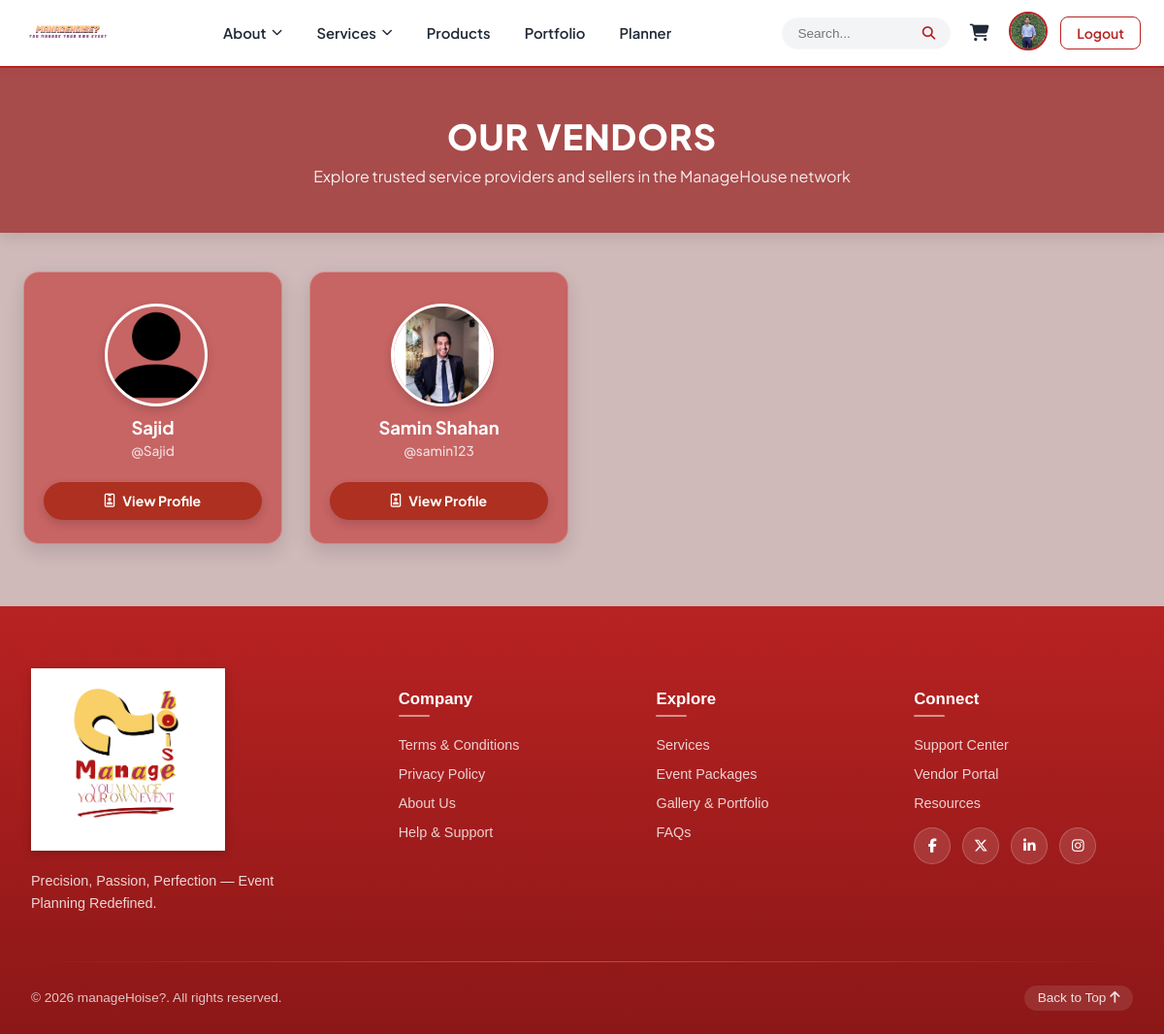
Screenshot of /vendors/ (signed in) with the database file from the repository.
### EventApp/models.py (models this page shows, shortened)
class C_profile(models.Model):
    ROLE_CHOICES = (
        ('buyer', 'Customer'),
        ('seller', 'Vendor'),
    )
    user = models.OneToOneField(User, on_delete=models.CASCADE, related_name='profile')
    role = models.CharField(max_length=10, choices=ROLE_CHOICES, default='buyer')
    phone = models.CharField(max_length=15, blank=True)
    profile_picture = models.ImageField(
        upload_to='profile/',
        default='profile/user.png',
        blank=True,
        null=True
    )
    bio = models.TextField(blank=True)
    address = models.CharField(max_length=255, blank=True)

### EventApp/views.py (the view)
# urls.py: path('vendors/', e_views.vendor_list, name='vendor_list'),
def vendor_list(request):
    vendors = C_profile.objects.filter(role='seller')
    return render(request, 'EventApp/vendor_list.html', {'vendors': vendors})

### template/EventApp/vendor_list.html (shortened to what this page needs)
{% load static %}
<!DOCTYPE html>
<html lang="en">
<head>
  <link rel="stylesheet" href="https://cdnjs.cloudflare.com/ajax/libs/font-awesome/6.5.1/css/all.min.css" />
  <link rel="stylesheet" href="{% static 'css/header.css' %}" />
  <link rel="stylesheet" href="{% static 'css/footer.css' %}" />
  <link rel="stylesheet" href="{% static 'css/vendor_list.css' %}" />
</head>
<body class="mh-body">
  {% include 'header.html' %}
  <main class="mh-vendor-wrapper">
    <header class="mh-vendor-banner">
      <div class="mh-banner-container">
        <h1 class="mh-banner-title">Our Vendors</h1>
        <p class="mh-banner-subtitle">Explore trusted service providers and sellers in the ManageHouse network</p>
      </div>
    </header>
    <div class="mh-vendor-container">
      <div class="mh-vendor-grid">
        {% for vendor in vendors %}
          <div class="mh-vendor-card">
            <div class="mh-avatar-wrapper">
              {% if vendor.profile_picture %}
                <img src="{{ vendor.profile_picture.url }}" alt="{{ vendor.user.get_full_name }}" class="mh-vendor-avatar" />
              {% else %}
                <div class="mh-avatar-placeholder">
                  <i class="fa-solid fa-user-store"></i>
                </div>
              {% endif %}
            </div>
            <div class="mh-card-content">
              <h3 class="mh-vendor-name">
                {% if vendor.user.first_name or vendor.user.last_name %}
                  {{ vendor.user.first_name }} {{ vendor.user.last_name }}
                {% else %}
                  {{ vendor.user.username }}
                {% endif %}
              </h3>
              <span class="mh-vendor-handle">@{{ vendor.user.username }}</span>
              <div class="mh-card-actions">
                <a href="{% url 'vendor_profile' vendor.user.id %}" class="mh-btn-profile">
                  <i class="fa-regular fa-id-badge"></i> View Profile
                </a>
              </div>
            </div>
          </div>
        {% empty %}
          <div class="mh-empty-vendors">
            <i class="fa-solid fa-users-slash mh-empty-icon"></i>
            <h3>No Vendors Available</h3>
            <p>Check back later to discover new registered vendors.</p>
          </div>
        {% endfor %}
      </div>
    </div>
  </main>
  {% include 'footer.html' %}
</body>
</html>

### template/header.html (shortened to what this page needs)
{% load static %}
<header class="mh-site-header">
  <div class="mh-header-inner">
    <a href="{% url 'home' %}" class="mh-brand">
      <img src="{% static 'image/manage.png' %}" alt="ManageHouse Logo" class="mh-logo-img" />
    </a>
    <nav class="mh-nav" id="mhNavMenu">
      <ul class="mh-nav-list">
        <li class="mh-nav-item mh-dropdown">
          <a href="#" class="mh-nav-link">
            About <i class="fa-solid fa-chevron-down mh-arrow"></i>
          </a>
        </li>
        <li class="mh-nav-item mh-dropdown">
          <a href="#" class="mh-nav-link">
            Services <i class="fa-solid fa-chevron-down mh-arrow"></i>
          </a>
        </li>
        <li class="mh-nav-item">
          <a href="{% url 'product_list' %}" class="mh-nav-link">Products</a>
        </li>
        <li class="mh-nav-item">
          <a href="{% url 'event_list' %}" class="mh-nav-link">Portfolio</a>
        </li>
        {% if user.is_authenticated %}
          <li class="mh-nav-item">
            <a href="{% url 'planner_dashboard' %}" class="mh-nav-link">Planner</a>
          </li>
        {% endif %}
      </ul>
    </nav>
    <div class="mh-header-actions">
      {% if user.is_authenticated %}
        <form class="mh-search-form" action="/search/" method="GET">
          <input type="text" name="q" class="mh-search-input" placeholder="Search..." required />
          <button type="submit" class="mh-search-btn" aria-label="Search">
            <i class="fa-solid fa-magnifying-glass"></i>
          </button>
        </form>
        <a href="{% url 'view_cart' %}" class="mh-icon-link" title="View Cart">
          <i class="fa-solid fa-cart-shopping"></i>
        </a>
        <a href="{% url 'profile_view' %}" class="mh-avatar-link" title="My Account">
          {% if user.profile.profile_picture %}
            <img src="{{ user.profile.profile_picture.url }}" alt="Profile" class="mhl-avatar-img" />
          {% else %}
            <img src="{% static 'profile/user.png' %}" alt="Profile" class="mh-avatar-img" />
          {% endif %}
        </a>
        <a href="{% url 'logout' %}" class="mh-btn mh-btn-outline" title="Logout">
          Logout
        </a>
      {% else %}
        <a href="{% url 'login' %}" class="mh-btn mh-btn-ghost">Login</a>
        <a href="{% url 'signup' %}" class="mh-btn mh-btn-crimson">Sign Up</a>
      {% endif %}
    </div>
  </div>
</header>

### static/css/header.css (style rules this page uses)
:root { --mh-crimson: #b82222; --mh-crimson-hover: #961b1b; --mh-crimson-light: #fdf2f2; --mh-text: #1f2937; --mh-text-muted: #6b7280; --mh-border: #e5e7eb; }
.mh-site-header { background-color: #ffffff; border-bottom: 2px solid var(--mh-crimson); position: sticky; top: 0; z-index: 1000; box-shadow: 0 4px 12px rgba(184, 34, 34, 0.06); }
.mh-header-inner { max-width: 1200px; margin: 0 auto; padding: 0.75rem 1.5rem; display: flex; align-items: center; justify-content: space-between; gap: 1.5rem; }
.mh-brand { display: flex; align-items: center; text-decoration: none; }
.mh-logo-img { height: 38px; width: auto; object-fit: contain; }
.mh-nav-list { display: flex; align-items: center; gap: 0.5rem; list-style: none; margin: 0; padding: 0; }
.mh-nav-link { display: flex; align-items: center; gap: 0.35rem; padding: 0.5rem 0.85rem; color: var(--mh-text); font-weight: 600; font-size: 0.925rem; text-decoration: none; border-radius: 0.5rem; transition: all 0.2s ease; }
.mh-arrow { font-size: 0.7rem; transition: transform 0.2s ease; }
.mh-dropdown { position: relative; }
.mh-header-actions { display: flex; align-items: center; gap: 0.85rem; }
.mh-search-form { display: flex; align-items: center; background-color: #f3f4f6; border: 1px solid var(--mh-border); border-radius: 9999px; padding: 0.25rem 0.5rem 0.25rem 0.85rem; transition: border-color 0.2s ease; }
.mh-search-input { border: none; background: transparent; outline: none; font-size: 0.85rem; width: 120px; color: var(--mh-text); }
.mh-search-btn { border: none; background: transparent; color: var(--mh-crimson); cursor: pointer; padding: 0.25rem 0.4rem; font-size: 0.85rem; }
.mh-icon-link { color: var(--mh-text); font-size: 1.1rem; padding: 0.4rem; border-radius: 50%; text-decoration: none; display: flex; align-items: center; justify-content: center; transition: color 0.2s ease, background-color 0.2s ease; }
.mhl-avatar-img { width: 36px; height: 36px; border-radius: 50%; object-fit: cover; border: 2px solid var(--mh-crimson); }
.mh-btn { display: inline-flex; align-items: center; padding: 0.45rem 1rem; font-size: 0.875rem; font-weight: 600; border-radius: 0.5rem; text-decoration: none; transition: all 0.2s ease; }
.mh-btn-outline { border: 1px solid var(--mh-crimson); color: var(--mh-crimson); }

### rows the page displays
C_profile: profile_picture (placeholder picture), user.username "Sajid"
C_profile: profile_picture (picture), user.first_name "Samin", user.last_name "Shahan", user.username "samin123"
